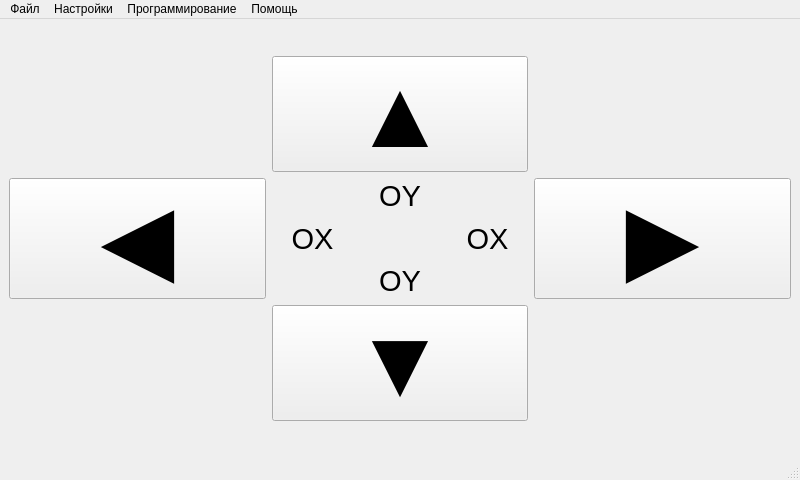
<?xml version="1.0" encoding="UTF-8"?>
<ui version="4.0">
 <class>MainWindow</class>
 <widget class="QMainWindow" name="MainWindow">
  <property name="geometry">
   <rect>
    <x>0</x>
    <y>0</y>
    <width>800</width>
    <height>480</height>
   </rect>
  </property>
  <property name="windowTitle">
   <string>MainWindow</string>
  </property>
  <widget class="QWidget" name="centralwidget">
   <layout class="QGridLayout" name="gridLayout">
    <item row="0" column="1">
     <layout class="QGridLayout" name="gridLayout_2">
      <item row="2" column="1">
       <widget class="QPushButton" name="pushButton_2">
        <property name="font">
         <font>
          <pointsize>72</pointsize>
         </font>
        </property>
        <property name="text">
         <string>▼</string>
        </property>
       </widget>
      </item>
      <item row="1" column="2">
       <widget class="QPushButton" name="pushButton_4">
        <property name="font">
         <font>
          <pointsize>72</pointsize>
         </font>
        </property>
        <property name="text">
         <string>▶</string>
        </property>
       </widget>
      </item>
      <item row="1" column="1">
       <layout class="QGridLayout" name="gridLayout_3">
        <item row="0" column="1">
         <widget class="QLabel" name="label">
          <property name="baseSize">
           <size>
            <width>60</width>
            <height>60</height>
           </size>
          </property>
          <property name="font">
           <font>
            <pointsize>22</pointsize>
           </font>
          </property>
          <property name="text">
           <string>OY</string>
          </property>
          <property name="alignment">
           <set>Qt::AlignCenter</set>
          </property>
         </widget>
        </item>
        <item row="2" column="1">
         <widget class="QLabel" name="label_2">
          <property name="font">
           <font>
            <pointsize>22</pointsize>
           </font>
          </property>
          <property name="text">
           <string>OY</string>
          </property>
          <property name="alignment">
           <set>Qt::AlignCenter</set>
          </property>
         </widget>
        </item>
        <item row="1" column="2">
         <widget class="QLabel" name="label_4">
          <property name="font">
           <font>
            <pointsize>22</pointsize>
           </font>
          </property>
          <property name="text">
           <string>OX</string>
          </property>
          <property name="alignment">
           <set>Qt::AlignCenter</set>
          </property>
         </widget>
        </item>
        <item row="1" column="0">
         <widget class="QLabel" name="label_5">
          <property name="font">
           <font>
            <pointsize>22</pointsize>
           </font>
          </property>
          <property name="text">
           <string>OX</string>
          </property>
          <property name="alignment">
           <set>Qt::AlignCenter</set>
          </property>
         </widget>
        </item>
       </layout>
      </item>
      <item row="1" column="0">
       <widget class="QPushButton" name="pushButton_3">
        <property name="font">
         <font>
          <pointsize>72</pointsize>
         </font>
        </property>
        <property name="text">
         <string>◀</string>
        </property>
       </widget>
      </item>
      <item row="0" column="1">
       <widget class="QPushButton" name="pushButton">
        <property name="font">
         <font>
          <pointsize>72</pointsize>
         </font>
        </property>
        <property name="text">
         <string>▲</string>
        </property>
       </widget>
      </item>
     </layout>
    </item>
   </layout>
  </widget>
  <widget class="QMenuBar" name="menubar">
   <property name="geometry">
    <rect>
     <x>0</x>
     <y>0</y>
     <width>800</width>
     <height>21</height>
    </rect>
   </property>
   <widget class="QMenu" name="menuFile">
    <property name="title">
     <string>Файл</string>
    </property>
    <addaction name="action"/>
   </widget>
   <widget class="QMenu" name="menu">
    <property name="title">
     <string>Настройки</string>
    </property>
    <addaction name="action_2"/>
   </widget>
   <widget class="QMenu" name="menu_2">
    <property name="title">
     <string>Программирование</string>
    </property>
   </widget>
   <widget class="QMenu" name="menu_3">
    <property name="title">
     <string>Помощь</string>
    </property>
   </widget>
   <addaction name="menuFile"/>
   <addaction name="menu"/>
   <addaction name="menu_2"/>
   <addaction name="menu_3"/>
  </widget>
  <widget class="QStatusBar" name="statusbar"/>
  <action name="action">
   <property name="text">
    <string>Выход</string>
   </property>
  </action>
  <action name="action_2">
   <property name="text">
    <string>Настройки</string>
   </property>
  </action>
 </widget>
 <resources/>
 <connections/>
</ui>
